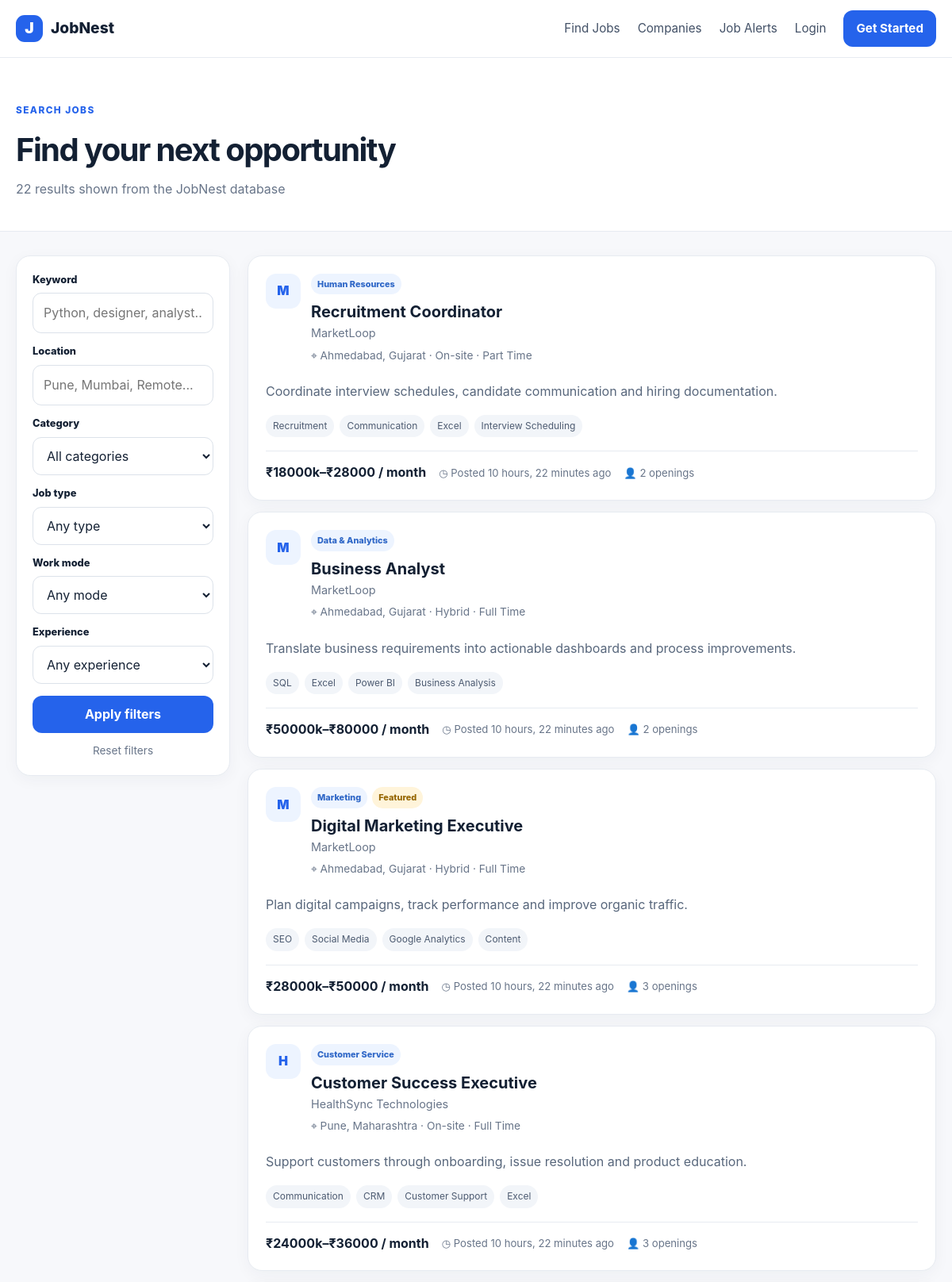
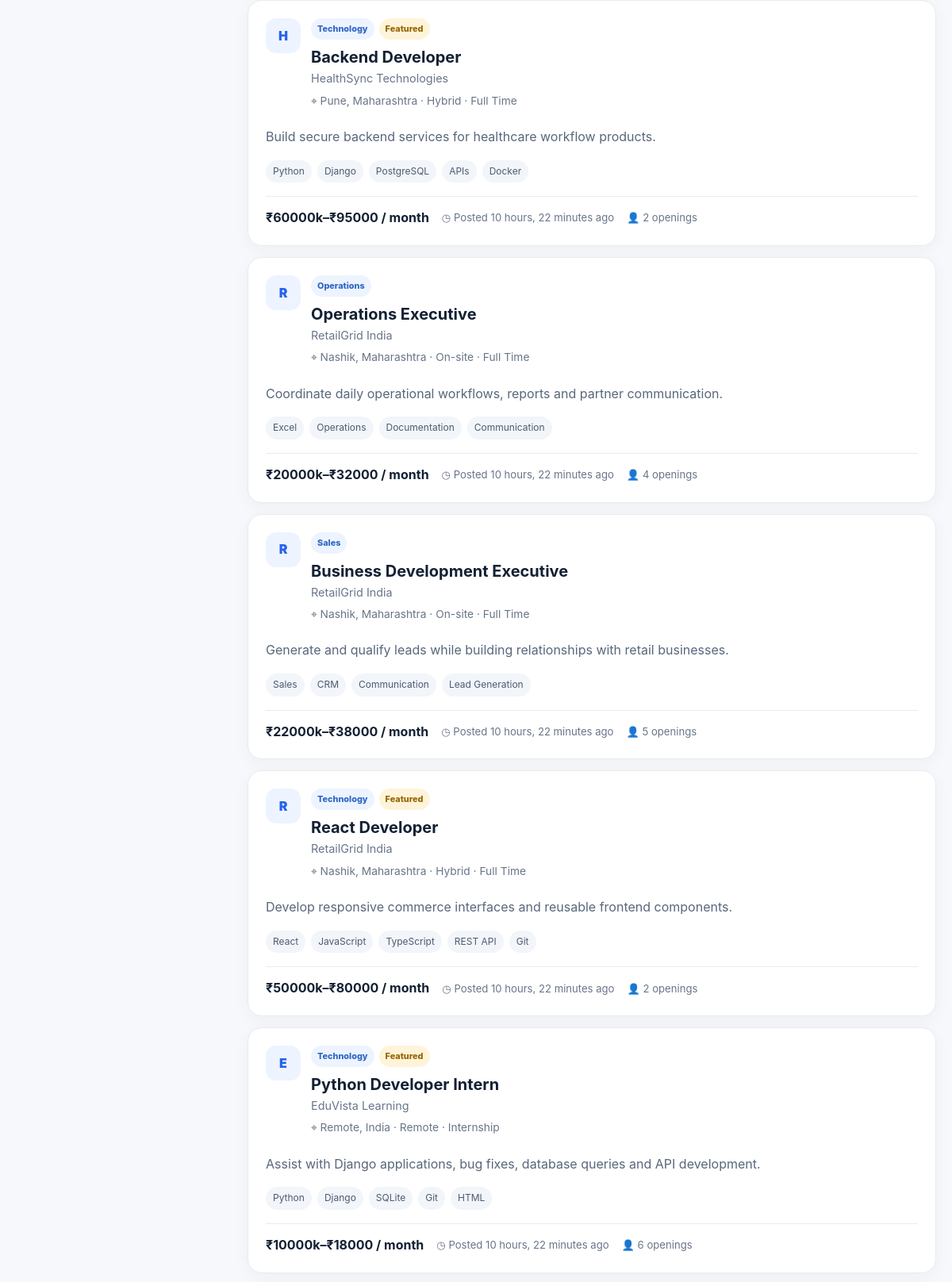
Screenshot of /jobs/ (upper part) with the database file from the repository (2 pictures, top to bottom).
### portal/models.py (models this page shows, shortened)
class Job(models.Model):
    CATEGORY_CHOICES = [
        ('technology', 'Technology'),
        ('design', 'Design'),
        ('data', 'Data & Analytics'),
        ('marketing', 'Marketing'),
        ('sales', 'Sales'),
        ('content', 'Content & Writing'),
        ('it_support', 'IT Support'),
        ('operations', 'Operations'),
        ('management', 'Management'),
        ('human_resources', 'Human Resources'),
        ('customer_service', 'Customer Service'),
    ]
    JOB_TYPE_CHOICES = [
        ('full_time', 'Full Time'),
        ('part_time', 'Part Time'),
        ('internship', 'Internship'),
        ('contract', 'Contract'),
        ('freelance', 'Freelance'),
    ]
    WORK_MODE_CHOICES = [('on_site', 'On-site'), ('hybrid', 'Hybrid'), ('remote', 'Remote')]
    EXPERIENCE_CHOICES = [
        ('fresher', 'Fresher'),
        ('0_1', '0–1 years'),
        ('1_3', '1–3 years'),
        ('3_5', '3–5 years'),
        ('5_plus', '5+ years'),
    ]
    company = models.ForeignKey(User, on_delete=models.CASCADE, related_name='jobs')
    title = models.CharField(max_length=180)
    category = models.CharField(max_length=30, choices=CATEGORY_CHOICES, default='technology')
    description = models.TextField()
    requirements = models.TextField()
    location = models.CharField(max_length=160)
    job_type = models.CharField(max_length=20, choices=JOB_TYPE_CHOICES, default='full_time')
    work_mode = models.CharField(max_length=20, choices=WORK_MODE_CHOICES, default='on_site')
    experience = models.CharField(max_length=20, choices=EXPERIENCE_CHOICES, default='fresher')
    skills = models.CharField(max_length=500, help_text='Comma-separated skills')
    salary_min = models.PositiveIntegerField(default=0, validators=[MinValueValidator(0)])
    salary_max = models.PositiveIntegerField(default=0, validators=[MinValueValidator(0)])
    openings = models.PositiveIntegerField(default=1)
    deadline = models.DateField(blank=True, null=True)
    is_active = models.BooleanField(default=True)
    is_featured = models.BooleanField(default=False)
    created_at = models.DateTimeField(auto_now_add=True)
    updated_at = models.DateTimeField(auto_now=True)
    class Meta:
        ordering = ['-created_at']
        indexes = [
            models.Index(fields=['title']),
            models.Index(fields=['location']),
            models.Index(fields=['job_type']),
            models.Index(fields=['category']),
            models.Index(fields=['work_mode']),
            models.Index(fields=['created_at']),
        ]
    @property
    def skill_list(self):
        return [s.strip() for s in self.skills.split(',') if s.strip()]
    @property
    def company_display_name(self):
        profile = getattr(self.company, 'profile', None)
        return profile.company_name if profile and profile.company_name else self.company.get_full_name() or self.company.username

class Profile(models.Model):
    ROLE_CHOICES = [('candidate', 'Candidate'), ('company', 'Company')]
    user = models.OneToOneField(User, on_delete=models.CASCADE, related_name='profile')
    role = models.CharField(max_length=20, choices=ROLE_CHOICES, default='candidate')
    phone = models.CharField(max_length=20, blank=True)
    location = models.CharField(max_length=120, blank=True)
    headline = models.CharField(max_length=160, blank=True)
    bio = models.TextField(blank=True)
    company_name = models.CharField(max_length=160, blank=True)
    company_website = models.URLField(blank=True)
    resume = models.FileField(upload_to='resumes/', blank=True, null=True)
    avatar = models.ImageField(upload_to='avatars/', blank=True, null=True)
    created_at = models.DateTimeField(auto_now_add=True)

### portal/views.py (the view)
# urls.py: path('jobs/', views.job_list, name='job_list'),
def job_list(request):
    qs = Job.objects.filter(is_active=True).select_related('company', 'company__profile')
    q = request.GET.get('q', '').strip()
    location = request.GET.get('location', '').strip()
    job_type = request.GET.get('job_type', '').strip()
    work_mode = request.GET.get('work_mode', '').strip()
    experience = request.GET.get('experience', '').strip()
    category = request.GET.get('category', '').strip()
    sort = request.GET.get('sort', 'newest')
    if q:
        qs = qs.filter(Q(title__icontains=q) | Q(skills__icontains=q) | Q(description__icontains=q) | Q(company__profile__company_name__icontains=q))
    if location:
        qs = qs.filter(location__icontains=location)
    if job_type:
        qs = qs.filter(job_type=job_type)
    if work_mode:
        qs = qs.filter(work_mode=work_mode)
    if experience:
        qs = qs.filter(experience=experience)
    if category:
        qs = qs.filter(category=category)
    if sort == 'salary_high':
        qs = qs.order_by('-salary_max', '-salary_min', '-created_at')
    elif sort == 'salary_low':
        qs = qs.order_by('salary_min', 'salary_max', '-created_at')
    elif sort == 'oldest':
        qs = qs.order_by('created_at')
    else:
        qs = qs.order_by('-created_at')
    jobs = list(qs[:100])
    saved_ids = set()
    applied_ids = set()
    if request.user.is_authenticated:
        saved_ids = set(SavedJob.objects.filter(user=request.user, job__in=jobs).values_list('job_id', flat=True))
        applied_ids = set(Application.objects.filter(applicant=request.user, job__in=jobs).values_list('job_id', flat=True))
    return render(request, 'portal/job_list.html', {
        'jobs': jobs,
        'saved_ids': saved_ids,
        'applied_ids': applied_ids,
        'filters': {
            'q': q, 'location': location, 'job_type': job_type,
            'work_mode': work_mode, 'experience': experience, 'category': category, 'sort': sort,
        },
        'job_type_choices': Job.JOB_TYPE_CHOICES,
        'category_choices': Job.CATEGORY_CHOICES,
        'sort_choices': [
            ('newest', 'Newest first'),
            ('salary_high', 'Salary: High to low'),
            ('salary_low', 'Salary: Low to high'),
            ('oldest', 'Oldest first'),
        ],
    })

### templates/portal/job_list.html (shortened to what this page needs)
{% extends 'base.html' %}
{% block content %}
<section class="page-banner"><div class="container"><span class="eyebrow">SEARCH JOBS</span><h1>Find your next opportunity</h1><p>{{ jobs|length }} result{{ jobs|length|pluralize }} shown from the JobNest database</p></div></section>
<section class="container listing-layout">
  <aside class="filter-card">
    <form method="get" id="filterForm">
      <label>Keyword</label><input name="q" value="{{ filters.q }}" placeholder="Python, designer, analyst...">
      <label>Location</label><input name="location" value="{{ filters.location }}" placeholder="Pune, Mumbai, Remote...">
      <label>Category</label><select name="category"><option value="">All categories</option></select>
      <label>Job type</label><select name="job_type"><option value="">Any type</option></select>
      <label>Work mode</label><select name="work_mode"><option value="">Any mode</option></select>
      <label>Experience</label><select name="experience"><option value="">Any experience</option></select>
      <button class="button full" type="submit">Apply filters</button>
      <a class="reset-link" href="{% url 'portal:job_list' %}">Reset filters</a>
    </form>
  </aside>
  <div class="results-column">
    {% for job in jobs %}
    <article class="result-card">
      <div class="result-top"><div class="logo-circle">{{ job.company_display_name|slice:':1'|upper }}</div><div class="result-main"><div class="tag-row"><span class="category-tag">{{ job.get_category_display }}</span>{% if job.is_featured %}<span class="featured-tag">Featured</span>{% endif %}</div><a href="{% url 'portal:job_detail' job.pk %}"><h2>{{ job.title }}</h2></a><p class="company-name">{{ job.company_display_name }}</p><p class="meta">⌖ {{ job.location }} · {{ job.get_work_mode_display }} · {{ job.get_job_type_display }}</p></div>
      </div>
      <p class="description">{{ job.description|truncatewords:35 }}</p>
      <div class="chips">{% for skill in job.skill_list|slice:':5' %}<span>{{ skill }}</span>{% endfor %}</div>
      <div class="result-bottom"><b>₹{{ job.salary_min|floatformat:0 }}k–₹{{ job.salary_max|floatformat:0 }} / month</b><span>◷ Posted {{ job.created_at|timesince }} ago</span><span>👤 {{ job.openings }} opening{{ job.openings|pluralize }}</span></div>
    </article>
    {% empty %}<div class="empty-state"><h3>No matching jobs</h3><p>Try a different keyword, location, or filter.</p><a class="button" href="{% url 'portal:job_list' %}">Show all jobs</a></div>{% endfor %}
  </div>
</section>
{% endblock %}

### static/css/style.css (style rules this page uses)
:root { --ink:#132033;--muted:#687589;--line:#e7ebf1;--surface:#fff;--bg:#f7f8fb;--primary:#2563eb;--primary-dark:#1749b3;--soft:#edf4ff;--success:#15803d;--danger:#b91c1c;--shadow:0 12px 35px rgba(24,40,72,.08);--radius:18px }
* { box-sizing:border-box }
html { scroll-behavior:smooth }
body { margin:0;font-family:Inter,ui-sans-serif,system-ui,-apple-system,"Segoe UI",sans-serif;color:var(--ink);background:var(--bg);line-height:1.55 }
a { color:inherit;text-decoration:none }
button,input,select,textarea { font:inherit }
.container { width:min(1180px,calc(100% - 40px));margin:0 auto }
.nav-cta,.button { background:var(--primary);color:#fff;border:0;border-radius:12px;padding:11px 16px;font-weight:700;cursor:pointer;display:inline-flex;align-items:center;justify-content:center;gap:6px }
.eyebrow { text-transform:uppercase;letter-spacing:.12em;font-size:.74rem;color:var(--primary);font-weight:800 }
.hero-search input,.filter-card input,.filter-card select,.filter-bar select,.field input,.field select,.field textarea { width:100%;border:1px solid #dce2ea;border-radius:11px;padding:12px 13px;background:#fff;color:var(--ink);outline:none }
.logo-circle { width:44px;height:44px;border-radius:13px;background:var(--soft);color:var(--primary);display:grid;place-items:center;font-weight:900;flex:none }
.job-card,.result-card,.panel,.form-card,.auth-card,.detail-panel,.apply-card,.application-card,.stat-card,.filter-card { background:var(--surface);border:1px solid var(--line);border-radius:var(--radius);box-shadow:0 5px 20px rgba(24,40,72,.045) }
.job-card-head,.result-top { display:flex;gap:13px;align-items:flex-start }
.job-card-head p,.company-name { margin:0;color:var(--muted);font-size:.9rem }
.chips { display:flex;flex-wrap:wrap;gap:7px;margin:17px 0 }
.chips span { font-size:.75rem;background:#f2f5f9;color:#4d5b71;border-radius:999px;padding:5px 9px }
.page-banner { padding:52px 0 40px;background:#fff;border-bottom:1px solid var(--line) }
.page-banner h1 { margin:8px 0 6px;font-size:2.5rem;letter-spacing:-.04em }
.page-banner p { margin:0;color:var(--muted) }
.listing-layout { display:grid;grid-template-columns:270px 1fr;gap:22px;padding:30px 0 70px }
.filter-card { padding:20px;height:max-content;position:sticky;top:94px }
.filter-card label { display:block;font-size:.8rem;font-weight:800;margin:13px 0 7px }
.filter-card label:first-child { margin-top:0 }
.button.full { width:100%;margin-top:15px }
.reset-link { display:block;text-align:center;color:var(--muted);font-size:.85rem;margin-top:12px }
.results-column { display:grid;gap:14px }
.result-card { padding:22px }
.result-top { position:relative }
.result-main { min-width:0;flex:1 }
.result-main h2 { margin:0;font-size:1.25rem }
.meta { color:var(--muted);font-size:.86rem;margin:6px 0 }
.description { color:#58677c;margin:16px 0 }
.result-bottom { display:flex;align-items:center;gap:16px;flex-wrap:wrap;border-top:1px solid var(--line);padding-top:14px }
.result-bottom span { color:var(--muted);font-size:.82rem }
.button.full { display:flex;width:100% }
.tag-row { display:flex;gap:6px;flex-wrap:wrap;margin-bottom:7px }
.featured-tag,.category-tag { display:inline-flex;align-items:center;border-radius:999px;padding:5px 8px;font-size:.68rem;font-weight:850 }
.featured-tag { background:#fff4da;color:#966600 }
.category-tag { background:#edf4ff;color:#2f67c7 }

### rows the page displays
Job: company_display_name "M", category "Human Resources", title "Recruitment Coordinator", company_display_name "MarketLoop", location "Ahmedabad, Gujarat", work_mode "On-site", job_type "Part Time", description "Coordinate interview schedules, candidate communication and hiring documentation.", skill_list "Recruitment" "Communication" "Excel" "Interview Scheduling", salary_min "18000", salary_max "28000", created_at "10 hours, 22 minutes", openings "2"
Job: company_display_name "M", category "Data & Analytics", title "Business Analyst", company_display_name "MarketLoop", location "Ahmedabad, Gujarat", work_mode "Hybrid", job_type "Full Time", description "Translate business requirements into actionable dashboards and process improvements.", skill_list "SQL" "Excel" "Power BI" "Business Analysis", salary_min "50000", salary_max "80000", created_at "10 hours, 22 minutes", openings "2"
Job: company_display_name "M", category "Marketing", is_featured "Featured", title "Digital Marketing Executive", company_display_name "MarketLoop", location "Ahmedabad, Gujarat", work_mode "Hybrid", job_type "Full Time", description "Plan digital campaigns, track performance and improve organic traffic.", skill_list "SEO" "Social Media" "Google Analytics" "Content", salary_min "28000", salary_max "50000", created_at "10 hours, 22 minutes", openings "3"
Job: company_display_name "H", category "Customer Service", title "Customer Success Executive", company_display_name "HealthSync Technologies", location "Pune, Maharashtra", work_mode "On-site", job_type "Full Time", description "Support customers through onboarding, issue resolution and product education.", skill_list "Communication" "CRM" "Customer Support" "Excel", salary_min "24000", salary_max "36000", created_at "10 hours, 22 minutes", openings "3"
Job: company_display_name "H", category "Technology", is_featured "Featured", title "Backend Developer", company_display_name "HealthSync Technologies", location "Pune, Maharashtra", work_mode "Hybrid", job_type "Full Time", description "Build secure backend services for healthcare workflow products.", skill_list "Python" "Django" "PostgreSQL" "APIs" "Docker", salary_min "60000", salary_max "95000", created_at "10 hours, 22 minutes", openings "2"
Job: company_display_name "R", category "Operations", title "Operations Executive", company_display_name "RetailGrid India", location "Nashik, Maharashtra", work_mode "On-site", job_type "Full Time", description "Coordinate daily operational workflows, reports and partner communication.", skill_list "Excel" "Operations" "Documentation" "Communication", salary_min "20000", salary_max "32000", created_at "10 hours, 22 minutes", openings "4"
Job: company_display_name "R", category "Sales", title "Business Development Executive", company_display_name "RetailGrid India", location "Nashik, Maharashtra", work_mode "On-site", job_type "Full Time", description "Generate and qualify leads while building relationships with retail businesses.", skill_list "Sales" "CRM" "Communication" "Lead Generation", salary_min "22000", salary_max "38000", created_at "10 hours, 22 minutes", openings "5"
Job: company_display_name "R", category "Technology", is_featured "Featured", title "React Developer", company_display_name "RetailGrid India", location "Nashik, Maharashtra", work_mode "Hybrid", job_type "Full Time", description "Develop responsive commerce interfaces and reusable frontend components.", skill_list "React" "JavaScript" "TypeScript" "REST API" "Git", salary_min "50000", salary_max "80000", created_at "10 hours, 22 minutes", openings "2"
Job: company_display_name "E", category "Technology", is_featured "Featured", title "Python Developer Intern", company_display_name "EduVista Learning", location "Remote, India", work_mode "Remote", job_type "Internship", description "Assist with Django applications, bug fixes, database queries and API development.", skill_list "Python" "Django" "SQLite" "Git" "HTML", salary_min "10000", salary_max "18000", created_at "10 hours, 22 minutes", openings "6"

### other values shown
{{ jobs|length }} "22"
